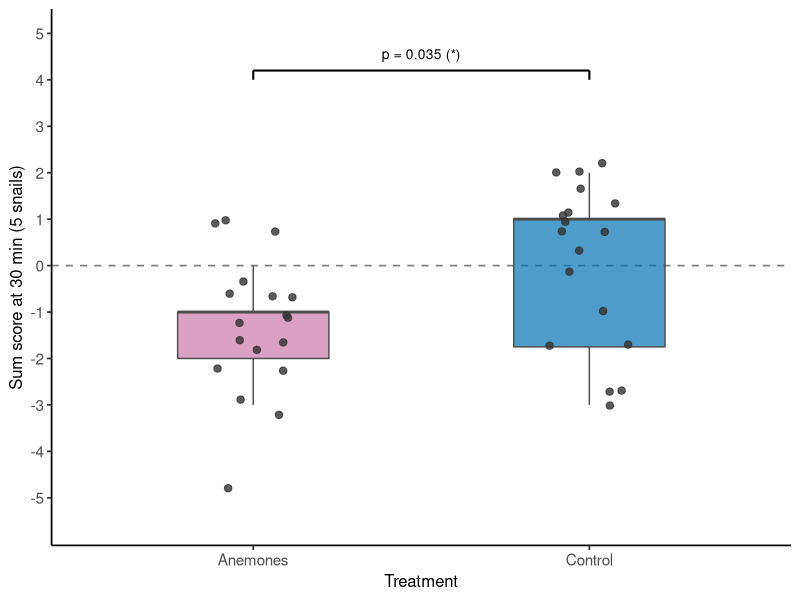
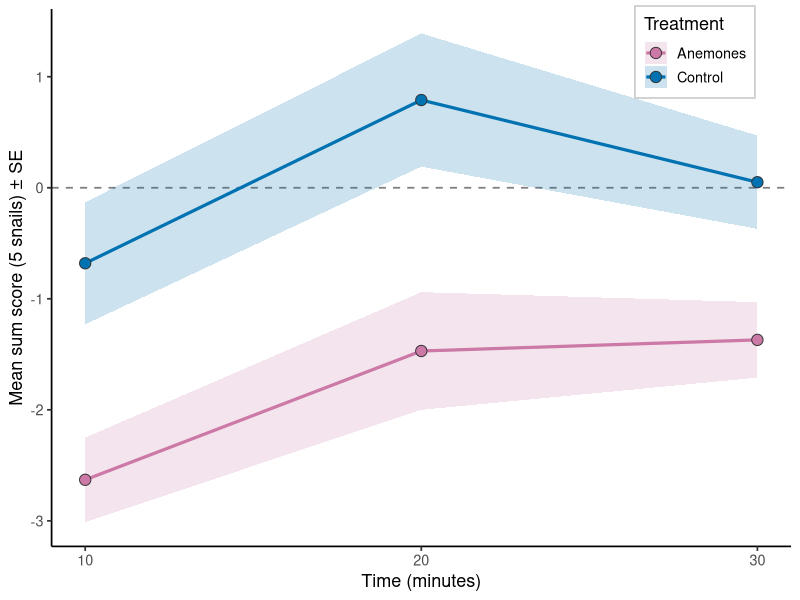
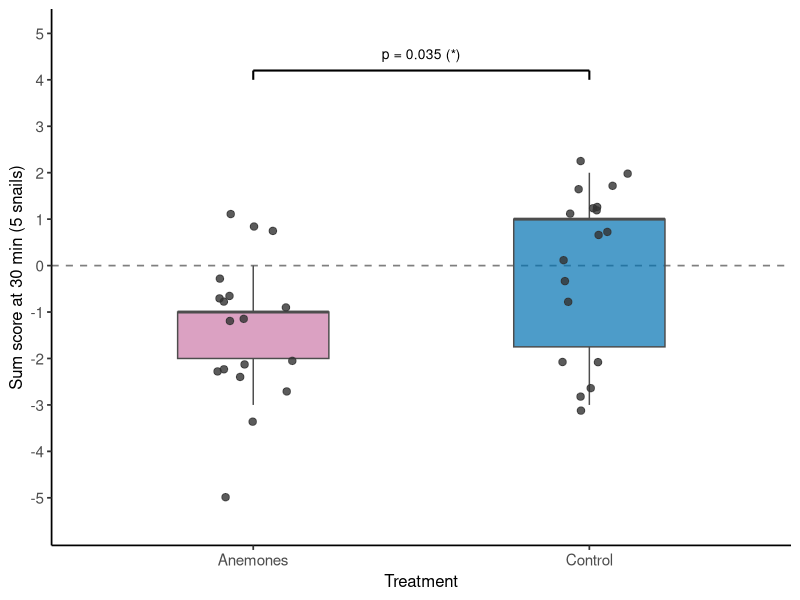
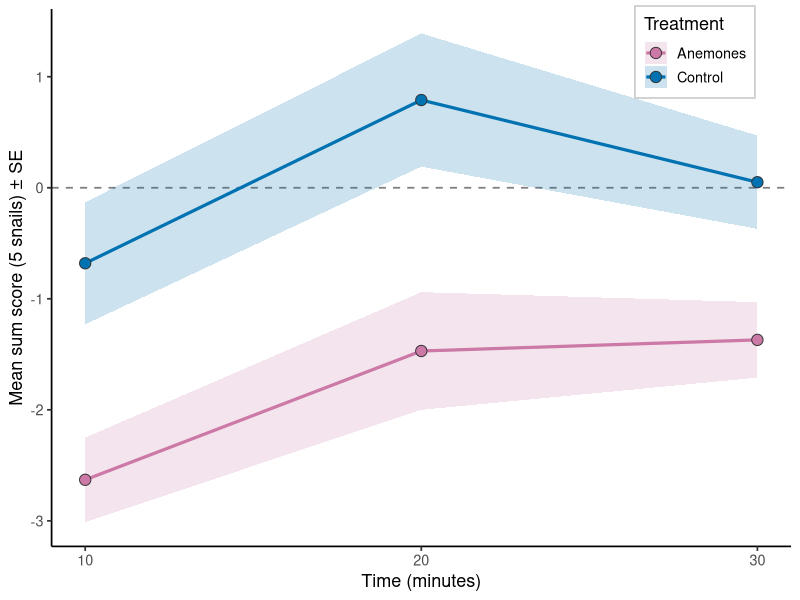

Write R code to recreate these figures, in order.
# Flat Periwinkle Choice Test Analysis -----------------------------------------
# Treatments: c+v (control + visual / real anemones) vs control (water only)
# Score: -1 = anemone side, 0 = centre, +1 = plastic anemone side (summed across
# 5 snails: range -5 to +5)


# Load packages ----------------------------------------------------------------

library(ggplot2)

library(dplyr)

library(tidyverse)

library(readxl)

# Load data and edit -----------------------------------------------------------

df_time <- read_excel("data-raw/snails.xlsx")

df_summary <- read_excel("data-raw/snails_summary.xlsx")

# Label treatments clearly
df_time$Treatment    <- factor(df_time$Treatment,
                               levels = c("c+v", "control"),
                               labels = c("Anemones", "Control"))
df_summary$Treatment <- factor(df_summary$Treatment,
                               levels = c("c+v", "control"),
                               labels = c("Anemones", "Control"))

# Statistical Analysis ---------------------------------------------------------

# Final 30-min scores: are they different from zero?
# A score < 0 means snails are on the anemone side.
# Test each treatment against 0 with a one-sample Wilcoxon signed-rank test
# (non-parametric; scores are ordinal/bounded).

cv_30      <- df_summary$Count[df_summary$Treatment == "Anemones"]
control_30 <- df_summary$Count[df_summary$Treatment == "Control"]

w_cv <- wilcox.test(cv_30, mu = 0, alternative = "two.sided", exact = FALSE)
cat("Real anemones treatment:\n")
print(w_cv)

w_ctrl <- wilcox.test(control_30, mu = 0, alternative = "two.sided", exact = FALSE)
cat("Control treatment:\n")
print(w_ctrl)

# Do the two treatments differ from each other at 30 min?
w_between <- wilcox.test(cv_30, control_30, alternative = "two.sided", exact = FALSE)
print(w_between)

# Time-course: do scores change over time within each treatment?
# Friedman test (repeated-measures non-parametric) or Kruskal-Wallis per treatment.
# Use Kruskal-Wallis (independent groups per time point across trials).

cv_time <- df_time[df_time$Treatment == "Anemones", ]
kw_cv   <- kruskal.test(Count ~ factor(Time), data = cv_time)
print(kw_cv)

ctrl_time <- df_time[df_time$Treatment == "Control", ]
kw_ctrl   <- kruskal.test(Count ~ factor(Time), data = ctrl_time)
print(kw_ctrl)

# Descriptive summaries

desc_summary <- df_summary %>%
  group_by(Treatment) %>%
  summarise(
    n      = n(),
    mean   = round(mean(Count), 2),
    median = median(Count),
    sd     = round(sd(Count), 2),
    se     = round(sd(Count) / sqrt(n()), 2),
    .groups = "drop"
  )
print(desc_summary)

desc_time <- df_time %>%
  group_by(Treatment, Time) %>%
  summarise(
    n      = n(),
    mean   = round(mean(Count), 2),
    median = median(Count),
    sd     = round(sd(Count), 2),
    se     = round(sd(Count) / sqrt(n()), 2),
    .groups = "drop"
  )
print(desc_time)

# Figure 1: Final 30-min scores per treatment (box + jitter) -------------------

# Significance annotation for Figure 1
# w_between p-value for annotation
p_between <- w_between$p.value
sig_label  <- ifelse(p_between < 0.001, "***",
                     ifelse(p_between < 0.01,  "**",
                            ifelse(p_between < 0.05, "*", "ns")))

fig1 <- ggplot(df_summary, aes(x = Treatment, y = Count, fill = Treatment)) +
  # Reference line at zero
  geom_hline(yintercept = 0, linetype = "dashed", colour = "grey50", linewidth = 0.6) +
  # Boxplot
  geom_boxplot(width = 0.45, outlier.shape = NA, alpha = 0.7, colour = "grey30") +
  # Raw data overlay
  geom_jitter(width = 0.12, size = 2.2, alpha = 0.8, colour = "grey20") +
  # Significance bracket
  annotate("segment",
           x = 1, xend = 2, y = 4.2, yend = 4.2,
           colour = "black", linewidth = 0.7) +
  annotate("segment", x = 1, xend = 1, y = 4.0, yend = 4.2,
           colour = "black", linewidth = 0.7) +
  annotate("segment", x = 2, xend = 2, y = 4.0, yend = 4.2,
           colour = "black", linewidth = 0.7) +
  annotate("text", x = 1.5, y = 4.55,
           label = paste0("p = ", round(p_between, 3), " (", sig_label, ")"),
           size = 3.5) +
  scale_fill_manual(values = c("Anemones" = "#CC79A7",
                               "Control"        = "#0072B2")) +
  scale_y_continuous(breaks = seq(-5, 5, 1), limits = c(-5.5, 5)) +
  labs(
    x = "Treatment",
    y = "Sum score at 30 min (5 snails)",
  ) +
  theme_classic(base_size = 13) +
  theme(
    legend.position  = "none",
    plot.title       = element_text(face = "bold", size = 13),
    plot.subtitle    = element_text(size = 10, colour = "grey40"),
    axis.title       = element_text(size = 12),
    axis.text        = element_text(size = 11)
  )
fig1

ggsave("figure1_30min_scores.png", fig1,
       width = 5.5, height = 5, dpi = 300, bg = "white")
cat("\nFigure 1 saved: figure1_30min_scores.png\n")


# 4. Figure 2: Score over time (mean ± SE) for each treatment ------------------

fig2 <- ggplot(desc_time,
               aes(x = Time, y = mean,
                   colour = Treatment, fill = Treatment,
                   group = Treatment)) +
  geom_hline(yintercept = 0, linetype = "dashed", colour = "grey50", linewidth = 0.6) +
  # Ribbon for ±1 SE
  geom_ribbon(aes(ymin = mean - se, ymax = mean + se),
              alpha = 0.20, colour = NA) +
  # Line
  geom_line(linewidth = 1.1) +
  # Points
  geom_point(size = 3.5, shape = 21, colour = "grey20",
             aes(fill = Treatment)) +
  scale_colour_manual(values = c("Anemones" = "#CC79A7",
                                 "Control"        = "#0072B2")) +
  scale_fill_manual(values   = c("Anemones" = "#CC79A7",
                                 "Control"        = "#0072B2")) +
  scale_x_continuous(breaks = c(10, 20, 30)) +
  scale_y_continuous(breaks = seq(-3, 2, 1)) +
  labs(
    x      = "Time (minutes)",
    y      = "Mean sum score (5 snails) ± SE",
    colour = "Treatment",
    fill   = "Treatment",
  ) +
  theme_classic(base_size = 13) +
  theme(
    legend.position  = c(0.87, 0.92),
    legend.background = element_rect(colour = "grey80", fill = "white"),
  )
fig2

ggsave("figure2_time_course.png", fig2,
       width = 6, height = 5, dpi = 300, bg = "white")
